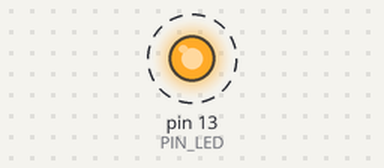
Bench run of a sketch on a simulated Arduino Uno, built with avr-gcc and run on an emulated ATmega328P. On the bench: output pins drawn as LEDs (lit = HIGH). Dashed ring = blinking. What the sketch prints to the serial monitor is not drawn.

Above: at 0.5 s.
Timing chart, 0 to 4.6 s (numbered marks = the images above):
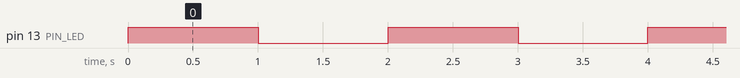

The sketch:

04_example_3.ino
```cpp
#define PIN_LED 13 //별명을 지어줌
unsigned int count, toggle; // 부호 없이 0 부터 출발할게

void setup() {
  // put your setup code here, to run once:
  pinMode(PIN_LED, OUTPUT);
  Serial.begin(115200);
  while(!Serial){
    }
  Serial.println("hello world!");
  count = toggle = 0;
  digitalWrite(PIN_LED, toggle);
}

void loop() {
  // put your main code here, to run repeatedly:
  Serial.println(++count); // ++는 먼저 올리고 나서 프린트 하겠다는 뜻
  toggle = toggle_state(toggle);
  digitalWrite(PIN_LED, toggle);
  delay(1000);
}

int toggle_state(int toggle) {
  return !toggle;
}
```

Measured:
- by itself, pin 13 (PIN_LED): alternates HIGH for 1.0 s and LOW for 1.0 s
